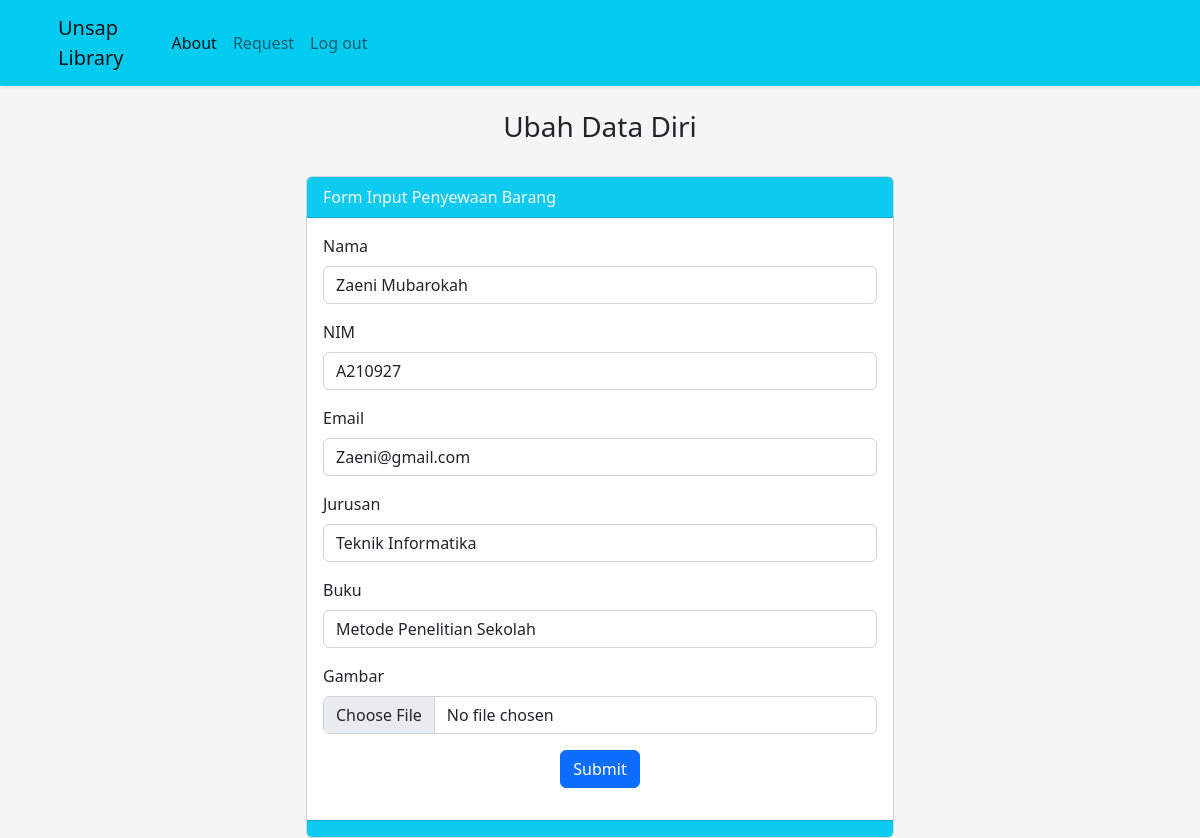
Page /ubah.php?id=1 (signed in) on the committed database.
### tables this page shows
CREATE TABLE `mahasiswa` (
  `id` int(11) NOT NULL,
  `nama` varchar(200) NOT NULL,
  `nim` char(9) NOT NULL,
  `email` varchar(100) NOT NULL,
  `jurusan` varchar(100) NOT NULL,
  `gambar` varchar(100) NOT NULL,
  `buku` varchar(30) NOT NULL
);

### function.php (called while the page is built, shortened)
<?php
$conn = mysqli_connect("localhost", "root", "", "phpdasar1");
function query($query) {
	global $conn;
	$result = mysqli_query($conn, $query);
	$rows = [];
	while ( $row = mysqli_fetch_assoc($result) ) {
		$rows[] = $row;
	}
	return $rows;
}
?>

### ubah.php (the view, shortened to what this page needs)
<?php
require 'function.php';
$id = $_GET["id"];
$mhs = query("SELECT * FROM mahasiswa WHERE id = $id")[0];
?>
<!DOCTYPE html>
<html>
<head>
    <link rel="stylesheet" href="https://cdn.jsdelivr.net/npm/bootstrap@5.2.0-beta1/dist/css/bootstrap.rtl.min.css">
	<link rel="stylesheet" href="style.css" />
</head>
<body>
 <nav class="navbar navbar-expand-lg shadow-sm" style="background-color: rgb(1, 204, 240)">
      <div class="container">
        <a class="navbar-brand" href="index.php"
          >Unsap <br />
          Library</a>
        <div class="collapse navbar-collapse" id="navbarNav">
          <ul class="navbar-nav">
            <li class="nav-item">
              <a class="nav-link active" aria-current="page" href="about.php">About</a>
            </li>
            <li class="nav-item">
              <a class="nav-link" href="tambah.php">Request</a>
            </li>
            <li class="nav-item">
              <a class="nav-link" href="logout.php">Log out</a>
            </li>
          </ul>
        </div>
      </div>
    </nav>
	<br>
	<h3 class="text-center">Ubah Data Diri</h3>
<br>
<div class="row">
    <div class="col-md-6 mx-auto">
        <div class="card">
        	<div class="card-header bg-info text-light">Form Input Penyewaan Barang</div>
                <div class="card-body">
					<form action="" method="post" enctype="multipart/form-data">
							<div class="mb-3">
								<label for="nama" class="form-label">Nama</label>
								<input type="text" name="nama" class="form-control" id="nama" required value="<?= $mhs["nama"]; ?>">
							</div>
							<div class="mb-3">
								<label for="nim" class="form-label">NIM</label>
								<input type="text" name="nim" class="form-control" id="nim" required value="<?= $mhs["nim"]; ?>">
							</div>
							<div class="mb-3">
								<label for="email"class="form-label" >Email</label>
								<input type="text" name="email" class="form-control" id="email" value="<?= $mhs["email"]; ?>">
							</div>
							<div class="mb-3">
								<label for="jurusan"class="form-label" >Jurusan</label>
								<input type="text" name="jurusan" class="form-control" id="jurusan" required value="<?= $mhs["jurusan"]; ?>">
							</div>
							<div class="mb-3">
								<label for="buku"class="form-label" >Buku</label>
								<input type="text" name="buku" class="form-control" id="buku" value="<?= $mhs["buku"]; ?>">
							</div>
							<div class="mb-3">
								<label for="gambar"class="form-label" >Gambar</label>
								<input type="file" name="gambar" id="gambar" class="form-control">
							</div>
							<div class="mb-3 text-center">
								<button class="btn btn-primary" type="submit" name="submit">Submit</button>
							</div>
					</form>
						</div>
        		<div class="card-footer bg-info"></div>
          	</div>
        </div>
    </div>
</body>
</html>

### ubah.php (style rules this page uses)
body { min-height: 100%; background-color: #f5f5f5; }

### rows in the picture
mahasiswa: nama "Zaeni Mubarokah", nim "A210927", email "Zaeni@gmail.com", jurusan "Teknik Informatika", buku "Metode Penelitian Sekolah"
